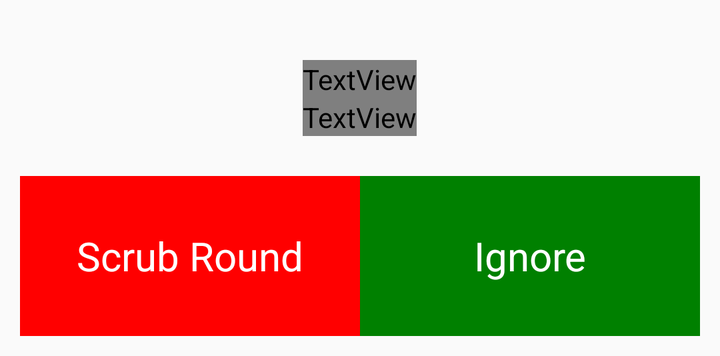
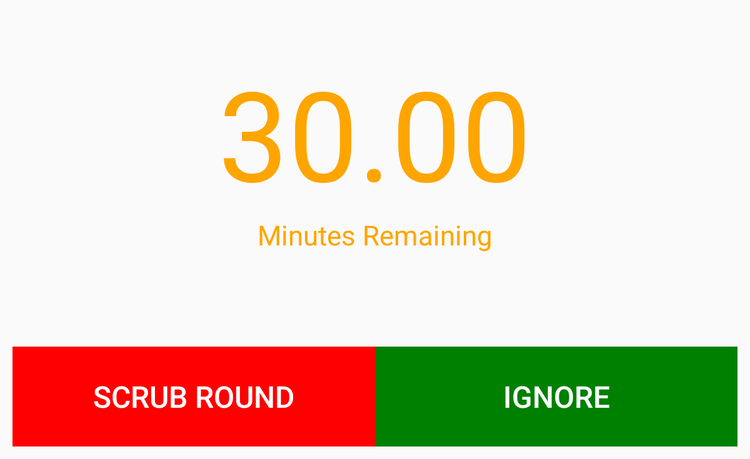

Compare how this app lays out the same screen by default and in its alternative resource folder. The renders come first, then the two layout files and the values they reference.
<!-- AndroidManifest.xml: application theme Theme.AppCompat.Light -->
<!-- res/layout/race_round_timeout_complete_frag.xml -->
<LinearLayout xmlns:android="http://schemas.android.com/apk/res/android"
    android:layout_width="match_parent"
    android:layout_height="wrap_content"
    android:background="@android:color/transparent"
    android:orientation="vertical"
    android:padding="@dimen/dialog_padding">


    <TextView
        android:id="@+id/countdown"
        android:layout_width="wrap_content"
        android:layout_height="wrap_content"
        android:text="@string/thirty"
        android:layout_gravity="center_horizontal"
        android:textColor="?attr/t2"
        android:layout_marginTop="@dimen/twenty"
        android:textSize="@dimen/clock_time">

    </TextView>

    <TextView
        android:id="@+id/status"
        android:layout_width="wrap_content"
        android:layout_height="wrap_content"
        android:text="@string/minutes_remaining"
        android:layout_gravity="center_horizontal"
        android:textColor="?attr/t2"
        android:textAppearance="?android:attr/textAppearanceLarge" />


    <LinearLayout
        android:layout_width="fill_parent"
        android:layout_height="80dp"
        android:orientation="horizontal"
        android:layout_marginTop="@dimen/twenty">

        <Button
            android:id="@+id/button_scrub"
            android:layout_width="0dp"
            android:layout_weight="1"
            android:layout_height="80dp"
            android:text="@string/scrub_round"
            style="@style/AppTheme.Button.Negative" />

        <Button
            android:id="@+id/button_ignore"
            android:layout_width="0dp"
            android:layout_weight="1"
            android:layout_height="80dp"
            android:textColor="@color/text2"
            android:textSize="20sp"
            android:text="@string/ignore"
            style="@style/AppTheme.Button.Positive" />

    </LinearLayout>
</LinearLayout>
<!-- resources referenced by this layout -->
<resources>
  <color name="text2">#ffffff</color>
  <dimen name="clock_time">60sp</dimen>
  <dimen name="dialog_padding">10dp</dimen>
  <dimen name="twenty">20dp</dimen>
  <string name="ignore">Ignore</string>
  <string name="minutes_remaining">Minutes Remaining</string>
  <string name="scrub_round">Scrub Round</string>
  <string name="thirty" translatable="false">30.00</string>
  <style name="AppTheme.Button.Negative" parent="@android:style/Widget.Holo.Light.Button">
          <item name="android:textColor">@color/text2</item>
          <item name="android:textSize">@dimen/ctrl_button</item>
          <item name="android:background">@color/red</item>
      </style>
  <style name="AppTheme.Button.Positive" parent="@android:style/Widget.Holo.Light.Button">
          <item name="android:textColor">@color/text2</item>
          <item name="android:textSize">@dimen/ctrl_button</item>
          <item name="android:background">@color/green</item>
      </style>
  <dimen name="ctrl_button">20dp</dimen>
  <color name="red">#FF0000</color>
  <color name="green">#008000</color>
</resources>
<!-- res/layout-large/race_round_timeout_complete_frag.xml (the repository's variant of the layout above) -->
<!-- drawn on a 7-inch tablet held upright -->
<LinearLayout xmlns:android="http://schemas.android.com/apk/res/android"
    android:layout_width="match_parent"
    android:layout_height="wrap_content"
    android:background="@android:color/transparent"
    android:orientation="vertical"
    android:paddingBottom="10dp"
    android:paddingLeft="10dp"
    android:paddingRight="10dp"
    android:paddingTop="10dp">

    <TextView
        android:id="@+id/current_pilot"
        android:layout_width="wrap_content"
        android:layout_height="wrap_content"
        android:text="@string/empty"
        android:layout_gravity="center_horizontal"
        android:textColor="@color/text3"
        android:textAppearance="?android:attr/textAppearanceLarge"></TextView>

    <TextView
        android:id="@+id/countdown"
        android:layout_width="wrap_content"
        android:layout_height="wrap_content"
        android:text="@string/thirty"
        android:layout_gravity="center_horizontal"
        android:textColor="@color/text3"
        android:textSize="100sp">

    </TextView>

    <TextView
        android:id="@+id/status"
        android:layout_width="wrap_content"
        android:layout_height="wrap_content"
        android:text="@string/minutes_remaining"
        android:layout_gravity="center_horizontal"
        android:textColor="@color/text3"
        android:textAppearance="?android:attr/textAppearanceLarge"></TextView>

    <TextView
        android:id="@+id/wind_warning"
        android:layout_width="fill_parent"
        android:layout_height="wrap_content"
        android:drawableLeft="@drawable/warning"
        android:drawableStart="@drawable/warning"
        android:visibility="invisible"
        android:text="@string/wind_warning"
        android:textAppearance="?android:attr/textAppearanceMedium"
        android:textColor="@color/text_warning" />

    <LinearLayout
        android:layout_width="fill_parent"
        android:layout_height="wrap_content"
        android:orientation="horizontal">

        <TextView
            android:id="@+id/lap"
            android:layout_width="0dp"
            android:layout_height="wrap_content"
            android:layout_gravity="start"
            android:layout_weight="1"
            android:text="@string/empty"
            android:textAppearance="?android:attr/textAppearanceLarge"
            android:textColor="@color/text3">

        </TextView>
    </LinearLayout>

    <LinearLayout
        android:layout_width="fill_parent"
        android:layout_height="80dp"
        android:orientation="horizontal"
        android:layout_marginTop="@dimen/twenty">
        style="?android:attr/buttonBarButtonStyle">

        <Button
            android:id="@+id/button_scrub"
            android:layout_width="0dp"
            android:layout_weight="1"
            android:layout_height="80dp"
            android:textColor="@color/text2"
            android:textSize="24sp"
            android:text="@string/scrub_round"
            android:background="@color/red" />

        <Button
            android:id="@+id/button_ignore"
            android:layout_width="0dp"
            android:layout_weight="1"
            android:layout_height="80dp"
            android:textColor="@color/text2"
            android:textSize="24sp"
            android:text="@string/ignore"
            android:background="@color/green" />

    </LinearLayout>
</LinearLayout>
<!-- resources referenced by the variant -->
<!-- as a 7-inch tablet held upright resolves them -->
<resources>
  <color name="green">#008000</color>
  <color name="red">#FF0000</color>
  <color name="text2">#ffffff</color>
  <color name="text3">#ffa500</color>
  <color name="text_warning">#ff0000</color>
  <dimen name="twenty">20dp</dimen>
  <!-- drawable warning: png bitmap (drawable-hdpi, 4760 bytes) -->
  <string name="empty" translatable="false">
      </string>
  <string name="ignore">Ignore</string>
  <string name="minutes_remaining">Minutes Remaining</string>
  <string name="scrub_round">Scrub Round</string>
  <string name="thirty" translatable="false">30.00</string>
  <string name="wind_warning">Wind Illegal</string>
</resources>
